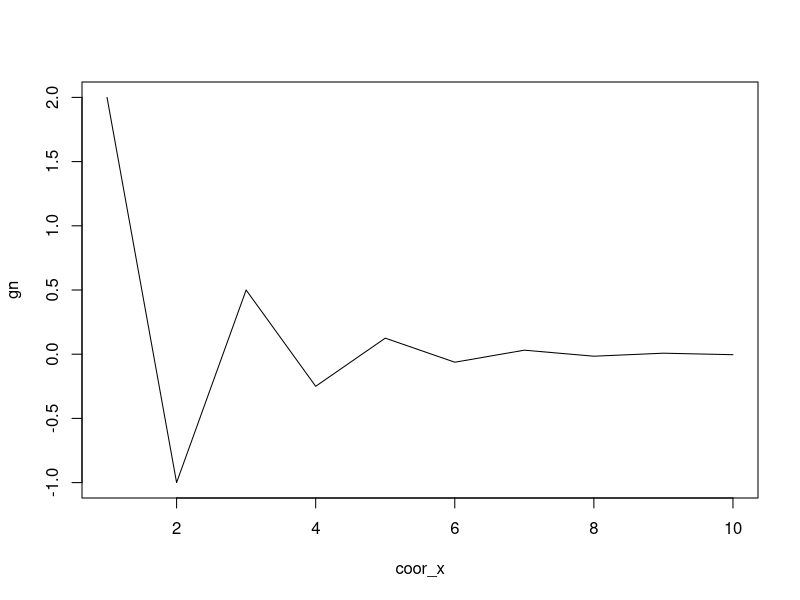
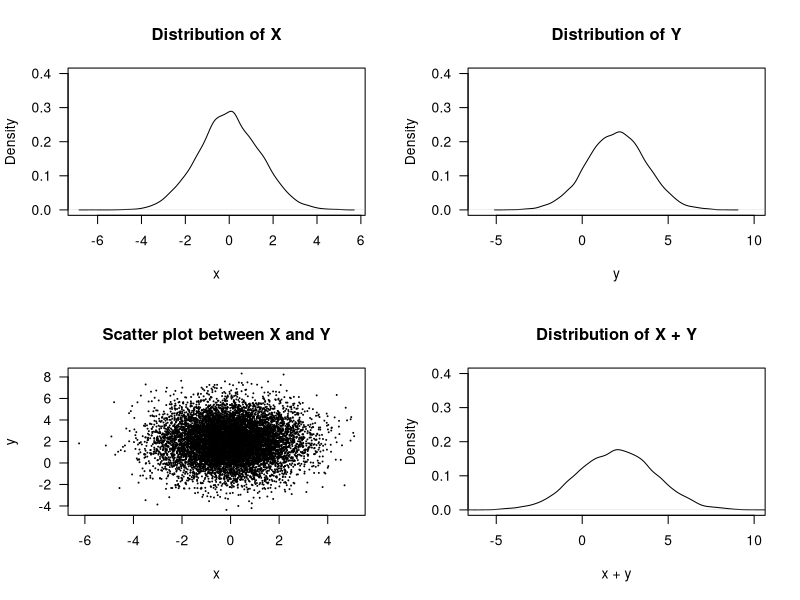
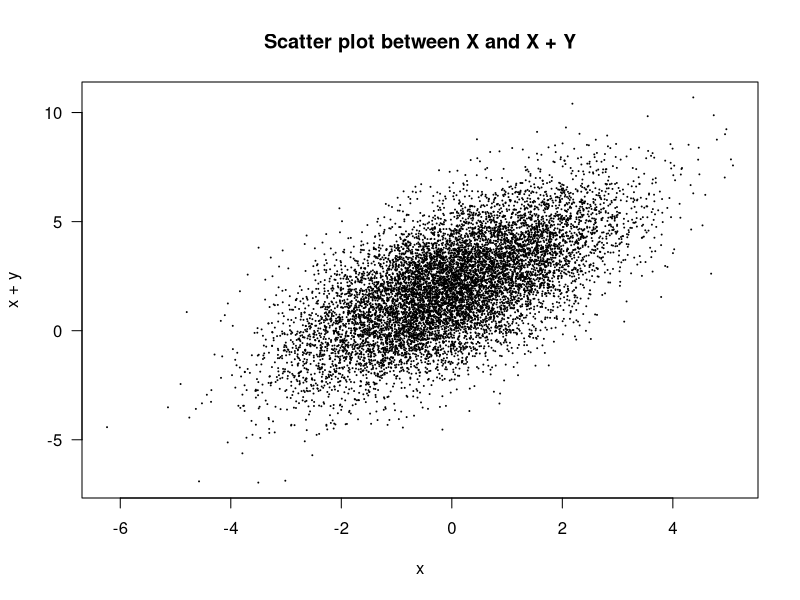

These charts were generated, in order, by the following R code: (Note: this script raises an error after producing the figures.)
# Problem 1.1 -------
for (i in c(1:10)) {
    print (-3 * i + 7)
}

# Problem 1.2 -------
coor_x <- c(1:10)
gn <- 2 * (-0.5) ^ (coor_x - 1)
plot(coor_x, gn, type = 'l')

# Problem 2.1 -------
x <- rnorm(10000, 0, sqrt(2))
y <- rnorm(10000, 2, sqrt(3))
z <- x + y

# A - D 
par(mfrow = c(2, 2))
plot(density(x), xlab = "x", main = "Distribution of X", ylim = c(0, 0.4), las = 1)
plot(density(y), xlab = "y", main = "Distribution of Y", ylim = c(0, 0.4), xlim = c(-6, 10), las = 1)
plot(x, y, xlab = "x", ylab = "y", main = "Scatter plot between X and Y", cex = 0.1, las = 1)
plot(density(z), xlab = "x + y", main = "Distribution of X + Y", ylim = c(0, 0.4), xlim = c(-6, 10), las = 1)

# E 
print (paste("X mean ", mean(x), " X var ", var(x)))
print (paste("Y mean ", mean(y), " Y var ", var(y)))
print (paste("X + Y mean ", mean(z), " X + Y var ", var(z)))

# F
par(mfrow = c(1, 1))
plot(x, z, xlab = "x", ylab = "x + y", main = "Scatter plot between X and X + Y", cex = 0.1, las = 1)

# Problem 2.2 -------
# A
mvc$height.cat <- cut(mvc$height, c(155, 167, 172, 180), include.lowest = T)

# B
summary(lm(MVC ~ age + height.cat, data = mvc))

# C
summary(lm(MVC ~ age + relevel(height.cat, ref = 2), data = mvc))

# E
summary(lm(MVC ~ age + relevel(height.cat, ref = 2), data = mvc, subset = (age <= 40)))

